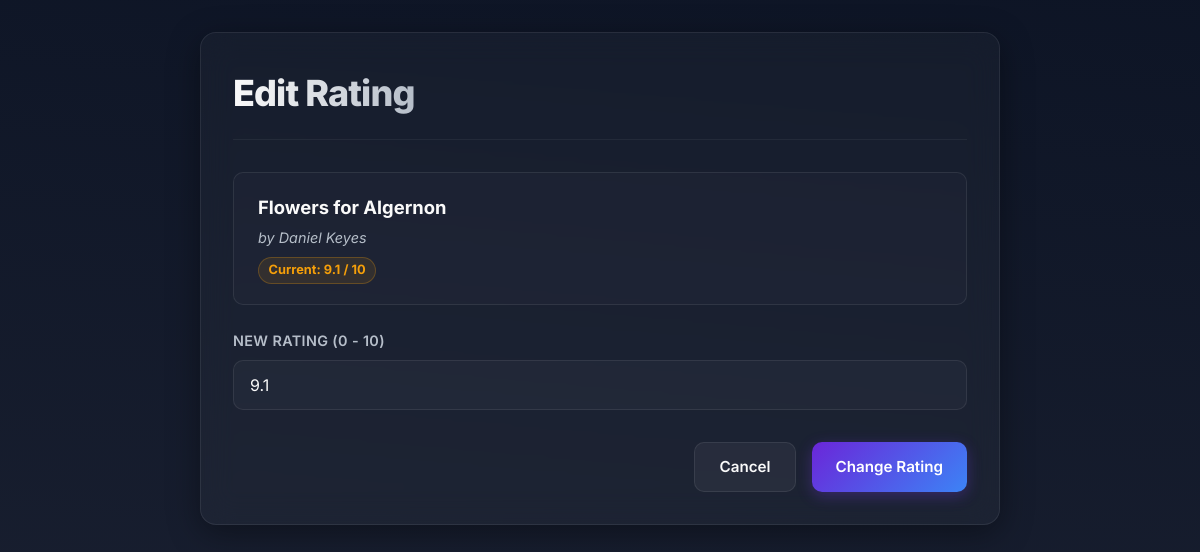
Screenshot of /edit?id=3 with the database file from the repository.
### main.py (models this page shows)
class Book(db.Model):
    id: Mapped[int] = mapped_column(Integer, primary_key=True)
    title: Mapped[str] = mapped_column(String(250), unique=True, nullable=False)
    author: Mapped[str] = mapped_column(String(250), nullable=False)
    rating: Mapped[float] = mapped_column(Float, nullable=False)

### main.py (the view, shortened to what this page needs)
@app.route("/edit", methods=["GET", "POST"])
def edit():
    book_id = request.args.get('id')
    book_selected = db.get_or_404(Book, book_id)
    return render_template("edit_rating.html", book=book_selected)

### templates/edit_rating.html (shortened to what this page needs)
<!DOCTYPE html>
<html lang="en">
  <head>
    <link rel="stylesheet" href="{{ url_for('static', filename='css/style.css') }}" />
  </head>
  <body>
    <div class="container" id="edit-form-container">
      <header id="form-header">
        <h1 id="form-title">Edit Rating</h1>
      </header>
      <main id="form-content">
        <form action="{{ url_for('edit') }}" method="POST" id="edit-rating-form">
          <div class="book-card" id="selected-book-details" style="margin-bottom: 1.5rem; pointer-events: none;">
            <div class="book-info">
              <span class="book-title">{{ book.title }}</span>
              <span class="book-author">by {{ book.author }}</span>
              <div class="book-meta">
                <span class="rating-badge">Current: {{ book.rating }} / 10</span>
              </div>
            </div>
          </div>
          <div class="form-group">
            <label for="book-rating-input">New Rating (0 - 10)</label>
            <input
              name="rating"
              type="number"
              id="book-rating-input"
              min="0"
              max="10"
              step="0.1"
              value="{{ book.rating }}"
              placeholder="e.g., 9.2"
              required
              autofocus
            />
          </div>
          <div class="form-actions">
            <a href="{{ url_for('home') }}" class="btn btn-secondary" id="cancel-btn">Cancel</a>
            <button type="submit" class="btn btn-primary" id="submit-btn">Change Rating</button>
          </div>
        </form>
      </main>
    </div>
  </body>
</html>

### static/css/style.css (style rules this page uses)
:root { --font-family: 'Inter', system-ui, -apple-system, BlinkMacSystemFont, 'Segoe UI', Roboto, Oxygen, Ubuntu, Cantarell, sans-serif; --bg-gradient-start: hsl(222, 47%, 10%); --bg-gradient-end: hsl(224, 30%, 15%); --card-bg: rgba(255, 255, 255, 0.03); --card-border: rgba(255, 255, 255, 0.08); --card-blur: 16px; --text-primary: hsl(0, 0%, 98%); --text-secondary: hsl(215, 15%, 75%); --text-muted: hsl(215, 10%, 55%); --accent-primary: hsl(263, 70%, 50%); --accent-secondary: hsl(217, 91%, 60%); --accent-success: hsl(142, 71%, 45%); --accent-danger: hsl(346, 84%, 61%); --accent-warning: hsl(38, 92%, 50%); --primary-gradient: linear-gradient(135deg, var(--accent-primary) 0%, var(--accent-secondary) 100%); --danger-gradient: linear-gradient(135deg, hsl(346, 84%, 61%) 0%, hsl(355, 78%, 56%) 100%); --transition-fast: 0.2s cubic-bezier(0.4, 0, 0.2, 1); --transition-normal: 0.3s cubic-bezier(0.4, 0, 0.2, 1); --max-width: 800px; --border-radius-lg: 16px; --border-radius-md: 10px; }
*, *::before, *::after { box-sizing: border-box; margin: 0; padding: 0; }
body { font-family: var(--font-family); background: linear-gradient(185deg, var(--bg-gradient-start), var(--bg-gradient-end)); background-attachment: fixed; color: var(--text-primary); min-height: 100vh; line-height: 1.6; -webkit-font-smoothing: antialiased; -moz-osx-font-smoothing: grayscale; padding: 2rem 1rem; }
.container { width: 100%; max-width: var(--max-width); margin: 0 auto; padding: 2rem; background: var(--card-bg); backdrop-filter: blur(var(--card-blur)); -webkit-backdrop-filter: blur(var(--card-blur)); border: 1px solid var(--card-border); border-radius: var(--border-radius-lg); box-shadow: 0 8px 32px 0 rgba(0, 0, 0, 0.37); animation: fadeIn 0.6s cubic-bezier(0.16, 1, 0.3, 1); }
header { margin-bottom: 2rem; border-bottom: 1px solid rgba(255, 255, 255, 0.05); padding-bottom: 1rem; display: flex; justify-content: space-between; align-items: center; }
h1 { font-size: 2.25rem; font-weight: 800; background: linear-gradient(90deg, var(--text-primary) 0%, var(--text-secondary) 100%); -webkit-background-clip: text; -webkit-text-fill-color: transparent; letter-spacing: -0.025em; }
.btn { display: inline-flex; align-items: center; justify-content: center; padding: 0.75rem 1.5rem; font-family: inherit; font-size: 0.95rem; font-weight: 600; text-decoration: none; border-radius: var(--border-radius-md); cursor: pointer; transition: all var(--transition-normal); border: none; }
.btn-primary { background: var(--primary-gradient); color: #fff; box-shadow: 0 4px 15px rgba(124, 58, 237, 0.3); }
.btn-secondary { background: rgba(255, 255, 255, 0.05); color: var(--text-primary); border: 1px solid var(--card-border); }
.book-card { background: rgba(255, 255, 255, 0.02); border: 1px solid var(--card-border); border-radius: var(--border-radius-md); padding: 1.25rem 1.5rem; display: flex; justify-content: space-between; align-items: center; transition: all var(--transition-fast); }
.book-info { display: flex; flex-direction: column; gap: 0.25rem; }
.book-title { font-size: 1.15rem; font-weight: 700; color: var(--text-primary); }
.book-author { font-size: 0.9rem; color: var(--text-secondary); font-style: italic; }
.book-meta { display: flex; align-items: center; gap: 0.5rem; margin-top: 0.25rem; }
.rating-badge { background: rgba(245, 158, 11, 0.1); border: 1px solid rgba(245, 158, 11, 0.25); color: var(--accent-warning); padding: 0.15rem 0.6rem; border-radius: 20px; font-size: 0.8rem; font-weight: 700; }
.form-group { margin-bottom: 1.5rem; display: flex; flex-direction: column; gap: 0.5rem; }
label { font-size: 0.9rem; font-weight: 600; color: var(--text-secondary); letter-spacing: 0.025em; text-transform: uppercase; }
input[type="text"], input[type="number"] { width: 100%; padding: 0.85rem 1rem; background: rgba(255, 255, 255, 0.03); border: 1px solid var(--card-border); border-radius: var(--border-radius-md); color: var(--text-primary); font-family: inherit; font-size: 1rem; transition: all var(--transition-fast); outline: none; }
input::placeholder { color: var(--text-muted); }
.form-actions { display: flex; gap: 1rem; justify-content: flex-end; margin-top: 2rem; }

### rows the page displays
Book: title "Flowers for Algernon", author "Daniel Keyes", rating "9.1"
